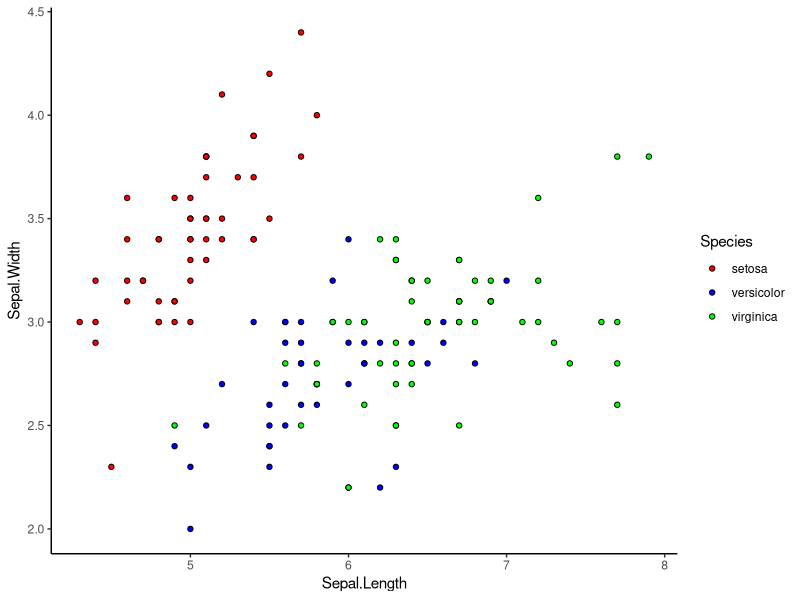
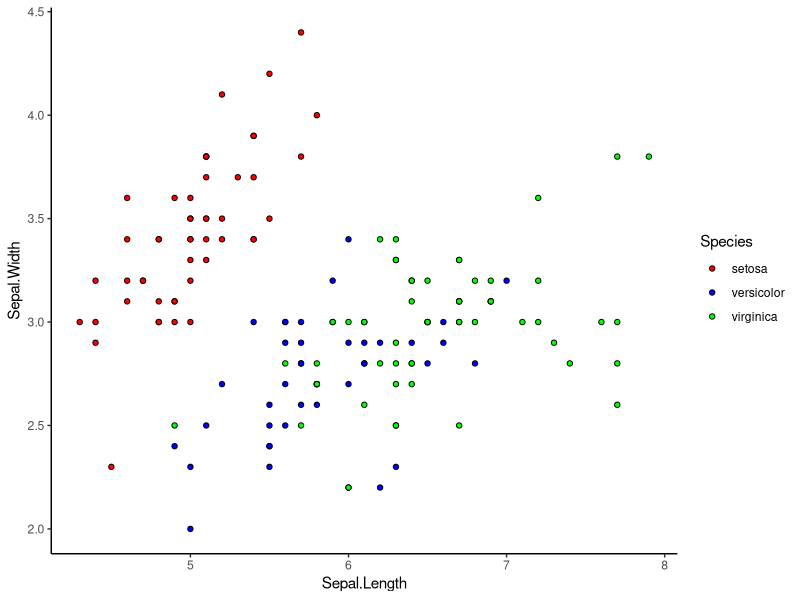

The R script that drew these images, in order:
# test 2
library(ggplot2)
my_amazing_data <-iris
ggplot(my_amazing_data)+
  geom_point(aes(x=Sepal.Length, y=Sepal.Width, fill=Species), shape=21)+
  scale_fill_manual(values=c("red", "blue", "green"))+ theme_classic()
#practicecode

library(ggplot2)
my_amazing_data <-iris
ggplot(my_amazing_data)+
  geom_point(aes(x=Sepal.Length, y=Sepal.Width, fill=Species), shape=21)+
  scale_fill_manual(values=c("red", "blue", "green"))+ theme_classic()